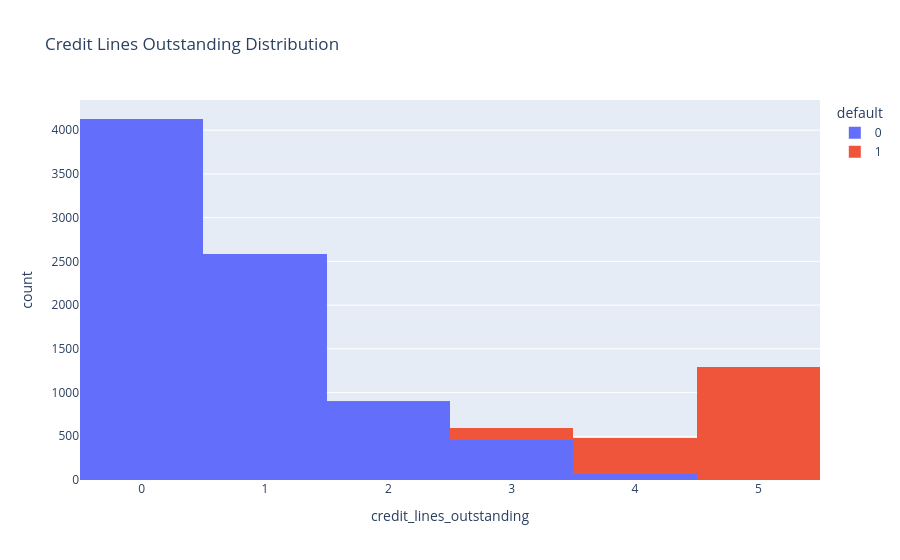

This figure's notebook cell:
### Code cell
px.histogram(
    df,
    x="credit_lines_outstanding",
    color="default",
    title="Credit Lines Outstanding Distribution",
)

### Figure 1 — Plotly figure (JSON) as saved in the notebook; plotly's stock layout.template omitted (floating-point values rounded to 4 significant figures; data arrays with more than 128 entries replaced by an {"elided": "..."} marker saying what was removed)
{"data": [{"bingroup": "x", "hovertemplate": "default=0<br>credit_lines_outstanding=%{x}<br>count=%{y}<extra></extra>", "legendgroup": "0", "marker": {"color": "#636efa", "pattern": {"shape": ""}}, "name": "0", "orientation": "v", "showlegend": true, "type": "histogram", "x": {"elided": "8149 int values"}, "xaxis": "x", "yaxis": "y"}, {"bingroup": "x", "hovertemplate": "default=1<br>credit_lines_outstanding=%{x}<br>count=%{y}<extra></extra>", "legendgroup": "1", "marker": {"color": "#EF553B", "pattern": {"shape": ""}}, "name": "1", "orientation": "v", "showlegend": true, "type": "histogram", "x": {"elided": "1851 int values"}, "xaxis": "x", "yaxis": "y"}], "layout": {"barmode": "relative", "legend": {"title": {"text": "default"}, "tracegroupgap": 0}, "title": {"text": "Credit Lines Outstanding Distribution"}, "xaxis": {"anchor": "y", "domain": [0, 1], "title": {"text": "credit_lines_outstanding"}}, "yaxis": {"anchor": "x", "domain": [0, 1], "title": {"text": "count"}}}}
